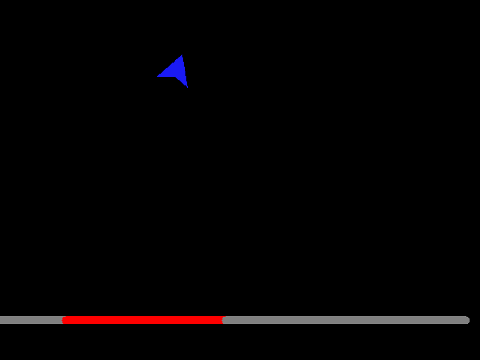

Python code for this plot:
import math
import turtle

gravitasjon = -0.01
romskip = {
    'fart_x': 0.1,
    'fart_y': 0.5
}

def tegn_bakgrunn():
    turtle.bgcolor('black')
    turtle.speed(11)
    turtle.pensize(10)
    turtle.penup()
    turtle.setposition(-400, -300)
    turtle.pendown()
    turtle.color('grey')
    turtle.forward(200)
    turtle.color('red')
    turtle.forward(200)
    turtle.color('grey')
    turtle.forward(400)


def tegn_romskip():
    turtle.penup()
    turtle.shapesize(4)
    turtle.setpos(200, 400)
    turtle.setheading(90)
    turtle.color('blue')

    turtle.onkey(snu_hoyre, 'Right')
    turtle.onkey(snu_venstre, 'Left')
    turtle.onkey(bruk_motor, 'Up')
    turtle.listen()


def snu_hoyre():
    turtle.right(5)


def snu_venstre():
    turtle.left(5)


def bruk_motor():
    vinkel = turtle.heading() * math.pi / 180.0
    romskip['fart_x'] += math.cos(vinkel)
    romskip['fart_y'] += math.sin(vinkel)


def fly_romskip():
    while True:
        x, y = turtle.position()
        if y < -270:
            return

        romskip['fart_y'] += gravitasjon
        turtle.setposition(x + romskip['fart_x'],
                           y + romskip['fart_y'])


def sjekk_landing():
    x = turtle.xcor()
    vinkel = turtle.heading()

    if x < -200 or x > 0:
        print('Du landet utenfor basen!')
    elif abs(vinkel - 90) > 10:
        print('Du landet skjevt!')
    elif romskip['fart_y'] < -1:
        print('Du landet for hardt!')
    else:
        print('Perfekt landing!')


tegn_bakgrunn()
tegn_romskip()
fly_romskip()
sjekk_landing()
input('Trykk Enter')
